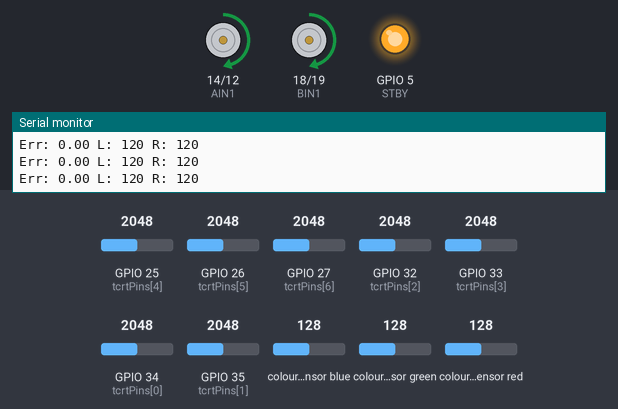
The sketch below on a simulated ESP32. On the bench: motor-driver pin pairs drawn as motors (green arrow = first pin HIGH = forward, orange = second pin HIGH = backward, longer = more drive, scaled by the enable pin, stopped while the standby pin is LOW), output pins drawn as LEDs (lit = HIGH), the last lines printed to the serial monitor. Wiring (inferred from the names in the program): TCS3200 colour sensor: output GPIO 22; S2 GPIO 17; S3 GPIO 21; S0 GPIO 4; S1 GPIO 16. Inputs (shaded band) come from the test bench; at power-on: GPIO 26 (tcrtPins[5]) = 2048, GPIO 34 (tcrtPins[0]) = 2048, GPIO 27 (tcrtPins[6]) = 2048, GPIO 33 (tcrtPins[3]) = 2048, GPIO 25 (tcrtPins[4]) = 2048, GPIO 32 (tcrtPins[2]) = 2048, GPIO 35 (tcrtPins[1]) = 2048, colour sensor blue 128, colour sensor green 128, colour sensor red 128. Pins used as bus, display or sensor lines are not drawn.

Above: at 1.2 s.
1.3 s: GPIO 26 (tcrtPins[5]) set to 1951
At 2.1 s:
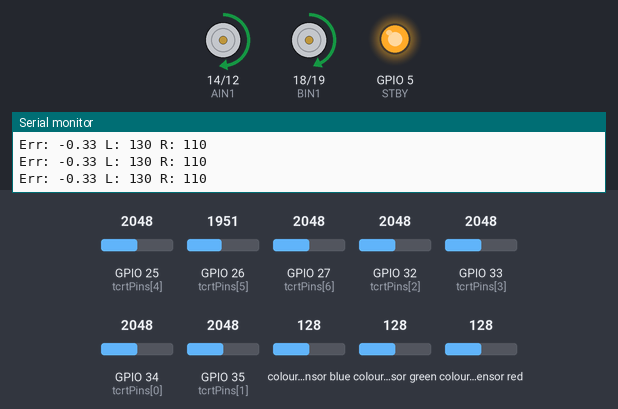
2.8 s: GPIO 34 (tcrtPins[0]) set to 1967
At 3.4 s:
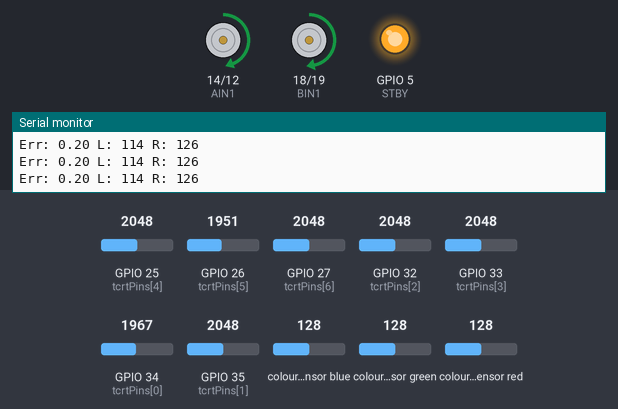
4.3 s: GPIO 27 (tcrtPins[6]) set to 1956
At 5.5 s:
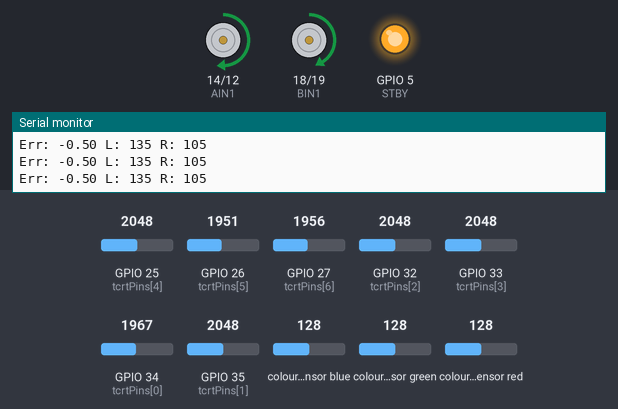
5.8 s: GPIO 33 (tcrtPins[3]) set to 1960
At 6.7 s:
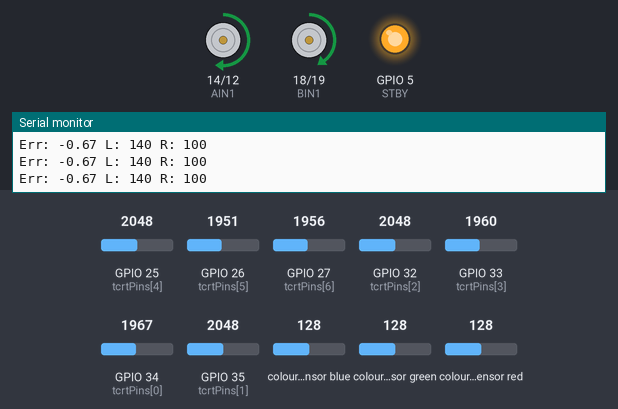
7.3 s: GPIO 25 (tcrtPins[4]) set to 1228
At 7.9 s:
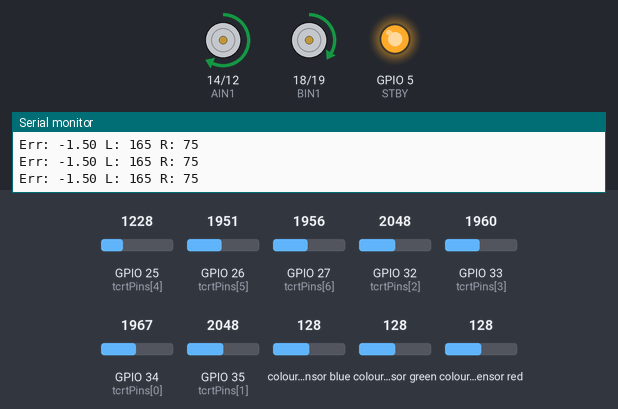
8.8 s: GPIO 32 (tcrtPins[2]) set to 1960
At 10.3 s:
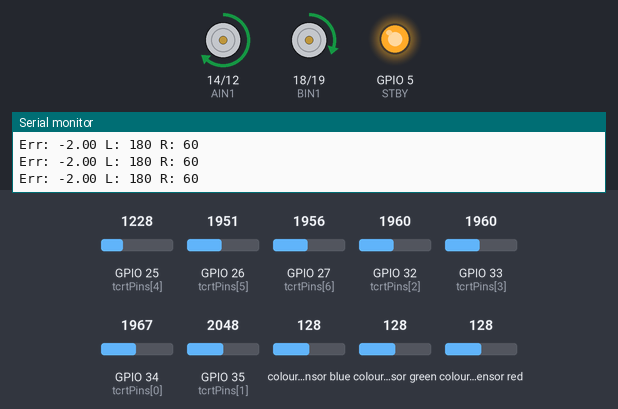
Timing chart, 0 to 11.3 s (numbered marks = the images above; inputs shaded):
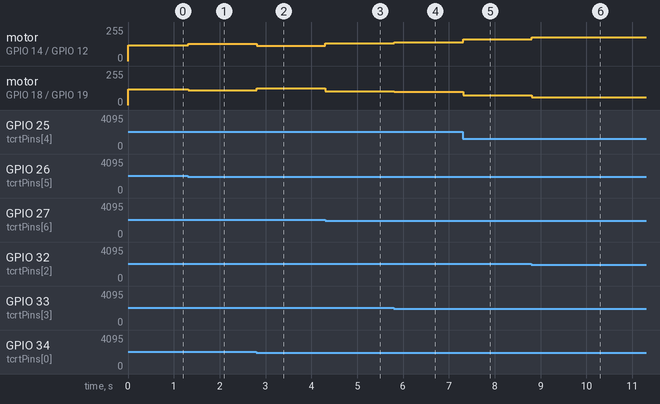

Measured:
- after the input at 1.3 s, motor on GPIO 14 (AIN1) / GPIO 12 (AIN2): forward 120/255 → forward 129/255 at once; motor on GPIO 18 (BIN1) / GPIO 19 (BIN2): forward 120/255 → forward 110/255 at once
- after the input at 2.8 s, motor on GPIO 14 (AIN1) / GPIO 12 (AIN2): forward 129/255 → forward 114/255 at once; motor on GPIO 18 (BIN1) / GPIO 19 (BIN2): forward 110/255 → forward 126/255 at once
- after the input at 4.3 s, motor on GPIO 14 (AIN1) / GPIO 12 (AIN2): forward 114/255 → forward 134/255 at once; motor on GPIO 18 (BIN1) / GPIO 19 (BIN2): forward 126/255 → forward 105/255 at once
- after the input at 5.8 s, motor on GPIO 14 (AIN1) / GPIO 12 (AIN2): forward 134/255 → forward 139/255 at once; motor on GPIO 18 (BIN1) / GPIO 19 (BIN2): forward 105/255 → forward 100/255 at once
- after the input at 7.3 s, motor on GPIO 14 (AIN1) / GPIO 12 (AIN2): forward 139/255 → forward 164/255 at once; motor on GPIO 18 (BIN1) / GPIO 19 (BIN2): forward 100/255 → forward 75/255 at once
- after the input at 8.8 s, motor on GPIO 14 (AIN1) / GPIO 12 (AIN2): forward 164/255 → forward 179/255 at once; motor on GPIO 18 (BIN1) / GPIO 19 (BIN2): forward 75/255 → forward 60/255 at once

The sketch:

sketch_esp32.ino
```cpp
#include <Arduino.h>

// =============================
// Task Handles
// =============================
TaskHandle_t TaskCore0;
TaskHandle_t TaskCore1;

// =============================
// Pin cấu hình
// =============================
// TCRT5000
const int tcrtPins[7] = {34, 35, 32, 33, 25, 26, 27};

// TB6612FNG
#define AIN1 14
#define AIN2 12
#define PWMA 13
#define BIN1 18
#define BIN2 19
#define PWMB 23
#define STBY 5

// Encoder
#define ENCODER_LEFT_A 36
#define ENCODER_RIGHT_A 39

// TCS3200
#define S0 4
#define S1 16
#define S2 17
#define S3 21
#define OUT 22

// =============================
// Biến toàn cục / dữ liệu chia sẻ
// =============================
volatile int tcrtValues[7];
volatile int encoderLeft = 0;
volatile int encoderRight = 0;
volatile float lineError = 0;
volatile float deltaError = 0;
volatile int targetSpeed = 120;   // PWM base
volatile int motorLeftPWM = 0;
volatile int motorRightPWM = 0;
volatile bool hasCargo = false;
volatile int cargoColor = 0;      // 1=Red, 2=Blue

// =============================
// PID parameters
// =============================
float Kp_line = 30, Ki_line = 0, Kd_line = 15;
float Kp_speed = 0.5, Ki_speed = 0, Kd_speed = 0.1;

float lastError = 0;
float integral_line = 0;

// =============================
// Hàm khởi tạo
// =============================
void Init_Sensors() {
  for (int i = 0; i < 7; i++) pinMode(tcrtPins[i], INPUT);
  pinMode(ENCODER_LEFT_A, INPUT_PULLUP);
  pinMode(ENCODER_RIGHT_A, INPUT_PULLUP);
  pinMode(S0, OUTPUT); pinMode(S1, OUTPUT);
  pinMode(S2, OUTPUT); pinMode(S3, OUTPUT);
  pinMode(OUT, INPUT);
  digitalWrite(S0, HIGH);
  digitalWrite(S1, LOW);  // scale = 20%
}

void Init_PID_Fuzzy() {
  // mặc định dùng PID line, fuzzy cho speed (simple mapping)
}

void Init_Motor_Driver() {
  pinMode(AIN1, OUTPUT);
  pinMode(AIN2, OUTPUT);
  pinMode(BIN1, OUTPUT);
  pinMode(BIN2, OUTPUT);
  pinMode(PWMA, OUTPUT);
  pinMode(PWMB, OUTPUT);
  pinMode(STBY, OUTPUT);
  digitalWrite(STBY, HIGH);
}

void Init_Communication() {
  Serial.begin(115200);
}

// =============================
// Các hàm xử lý
// =============================
void Read_TCRT5000_Array() {
  for (int i = 0; i < 7; i++) {
    tcrtValues[i] = analogRead(tcrtPins[i]); // 0–4095
  }
}

void Read_Encoder() {
  // Giả lập (thực tế: ISR tăng biến encoder)
}

void Filter_Threshold() {
  for (int i = 0; i < 7; i++) {
    if (tcrtValues[i] > 2000) tcrtValues[i] = 1; else tcrtValues[i] = 0;
  }
}

// [-3; -2; -1; 0; 1; 2; 3]
float Centroid_Calc() {
  int sum = 0, count = 0;
  for (int i = 0; i < 7; i++) {
    if (tcrtValues[i]) {
      sum += (i - 3); // center = 0
      count++;
    }
  }
  if (count == 0) return 999; // lost line
  return (float)sum / count;
}

void Fuzzy_Adaptive_Speed() {
  // đơn giản: khi error lớn thì giảm speed
  if (abs(lineError) > 2) targetSpeed = 80;
  else targetSpeed = 120;
}

void PID_Line_Control() {
  float P = lineError;
  integral_line += lineError;
  float D = lineError - lastError;
  float output = Kp_line * P + Ki_line * integral_line + Kd_line * D;
  lastError = lineError;

  motorLeftPWM  = targetSpeed - output;
  motorRightPWM = targetSpeed + output;

  motorLeftPWM  = constrain(motorLeftPWM, 0, 255);
  motorRightPWM = constrain(motorRightPWM, 0, 255);
}

void PID_Speed_Control() {
  // placeholder, có thể bù theo encoder
}

void Motor_Output(int left, int right) {
  // Motor A (Left)
  if (left >= 0) { digitalWrite(AIN1, HIGH); digitalWrite(AIN2, LOW); }
  else { digitalWrite(AIN1, LOW); digitalWrite(AIN2, HIGH); left = -left; }
  ledcWrite(0, abs(left));

  // Motor B (Right)
  if (right >= 0) { digitalWrite(BIN1, HIGH); digitalWrite(BIN2, LOW); }
  else { digitalWrite(BIN1, LOW); digitalWrite(BIN2, HIGH); right = -right; }
  ledcWrite(1, abs(right));
}

bool LineLost() {
  for (int i = 0; i < 7; i++) if (tcrtValues[i] == 1) return false;
  return true;
}

void Recovery_Algorithm() {
  // quay tại chỗ tìm line
  Motor_Output(80, -80);
  delay(100);
}

int Read_TCS3200_Color() {
  // Giản lược: đo tần số cho kênh RED/BLUE
  digitalWrite(S2, LOW); digitalWrite(S3, LOW);
  int red = pulseIn(OUT, LOW, 10000);

  digitalWrite(S2, HIGH); digitalWrite(S3, HIGH);
  int blue = pulseIn(OUT, LOW, 10000);

  if (red < blue) return 1; // Red
  else return 2;            // Blue
}

void Decision_Checkpoint() {
  cargoColor = Read_TCS3200_Color();
  hasCargo = true;
  if (cargoColor == 1) {
    Serial.println("Cargo RED -> Đi trái");
  } else if (cargoColor == 2) {
    Serial.println("Cargo BLUE -> Đi phải");
  }
}

void Send_Data_UART() {
  Serial.print("Err: "); Serial.print(lineError);
  Serial.print(" L: "); Serial.print(motorLeftPWM);
  Serial.print(" R: "); Serial.println(motorRightPWM);
}

// =============================
// TASK Core 1 (APP CPU) – Real-time
// =============================
void TaskCore1Code(void *pvParameters) {
  for (;;) {
    Read_TCRT5000_Array();
    Read_Encoder();
    Filter_Threshold();

    float linePos = Centroid_Calc();
    if (linePos == 999) {
      Recovery_Algorithm();
      continue;
    }

    lineError = linePos;
    deltaError = lineError - lastError;

    // PID / Fuzzy
    Fuzzy_Adaptive_Speed();
    PID_Line_Control();
    PID_Speed_Control();

    // Xuất PWM ra motor driver
    Motor_Output(motorLeftPWM, motorRightPWM);

    vTaskDelay(5 / portTICK_PERIOD_MS);  // loop ~200Hz
  }
}

// =============================
// TASK Core 0 (PRO CPU) – Logic & Communication
// =============================
void TaskCore0Code(void *pvParameters) {
  for (;;) {
    // Giả định: checkpoint khi tất cả sensor đều = 1
    int sum = 0; for (int i = 0; i < 7; i++) sum += tcrtValues[i];
    if (sum >= 5 && !hasCargo) {
      Decision_Checkpoint();
    }

    Send_Data_UART();
    vTaskDelay(50 / portTICK_PERIOD_MS); // loop ~20Hz
  }
}

// =============================
// Setup
// =============================
void setup() {
  Init_Sensors();
  Init_PID_Fuzzy();
  Init_Motor_Driver();
  Init_Communication();

  // PWM channel
  ledcSetup(0, 1000, 8); ledcAttachPin(PWMA, 0);
  ledcSetup(1, 1000, 8); ledcAttachPin(PWMB, 1);

  // Tạo task cho từng core
  xTaskCreatePinnedToCore(TaskCore1Code,"TaskCore1",8192,NULL,2,&TaskCore1,1);
  xTaskCreatePinnedToCore(TaskCore0Code,"TaskCore0",8192,NULL,1,&TaskCore0,0);
}

void loop() {
  // loop() trống, vì đã dùng FreeRTOS task
}
```
